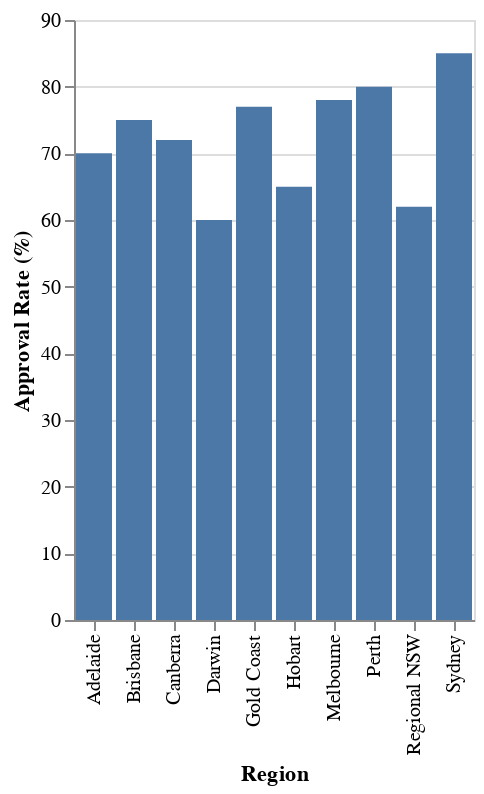

Write the Vega-Lite specification saved for this chart.
### Vega-Lite specification from a JSON file in a GitHub repository (floating-point values rounded to 4 significant figures)
{"$schema": "https://vega.github.io/schema/vega-lite/v5.json", "description": "Approval rates of therapist reimbursement requests by region.", "data": {"values": [{"Region": "Sydney", "ApprovalRate": 85}, {"Region": "Regional NSW", "ApprovalRate": 62}, {"Region": "Melbourne", "ApprovalRate": 78}, {"Region": "Brisbane", "ApprovalRate": 75}, {"Region": "Adelaide", "ApprovalRate": 70}, {"Region": "Perth", "ApprovalRate": 80}, {"Region": "Hobart", "ApprovalRate": 65}, {"Region": "Darwin", "ApprovalRate": 60}, {"Region": "Canberra", "ApprovalRate": 72}, {"Region": "Gold Coast", "ApprovalRate": 77}]}, "mark": "bar", "encoding": {"x": {"field": "Region", "type": "nominal"}, "y": {"field": "ApprovalRate", "type": "quantitative", "title": "Approval Rate (%)"}}}
